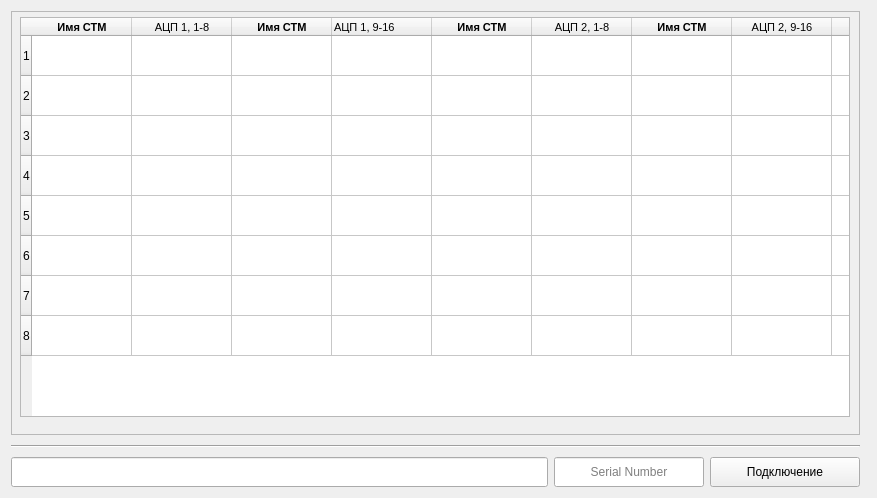
<?xml version="1.0" encoding="UTF-8"?>
<ui version="4.0">
 <class>Form</class>
 <widget class="QWidget" name="Form">
  <property name="geometry">
   <rect>
    <x>0</x>
    <y>0</y>
    <width>877</width>
    <height>498</height>
   </rect>
  </property>
  <property name="windowTitle">
   <string>Form</string>
  </property>
  <layout class="QGridLayout" name="gridLayout">
   <item row="5" column="2">
    <widget class="Line" name="line_10">
     <property name="minimumSize">
      <size>
       <width>0</width>
       <height>10</height>
      </size>
     </property>
     <property name="orientation">
      <enum>Qt::Horizontal</enum>
     </property>
    </widget>
   </item>
   <item row="6" column="0">
    <layout class="QGridLayout" name="coreGLayout">
     <property name="sizeConstraint">
      <enum>QLayout::SetMinimumSize</enum>
     </property>
     <item row="1" column="1">
      <widget class="QLineEdit" name="moduleSerialNumberLEdit">
       <property name="enabled">
        <bool>true</bool>
       </property>
       <property name="sizePolicy">
        <sizepolicy hsizetype="Minimum" vsizetype="Fixed">
         <horstretch>0</horstretch>
         <verstretch>0</verstretch>
        </sizepolicy>
       </property>
       <property name="minimumSize">
        <size>
         <width>150</width>
         <height>30</height>
        </size>
       </property>
       <property name="maximumSize">
        <size>
         <width>2000</width>
         <height>16777215</height>
        </size>
       </property>
       <property name="text">
        <string/>
       </property>
       <property name="alignment">
        <set>Qt::AlignCenter</set>
       </property>
       <property name="placeholderText">
        <string>Serial Number</string>
       </property>
      </widget>
     </item>
     <item row="1" column="2">
      <widget class="QPushButton" name="connectionPButton">
       <property name="enabled">
        <bool>true</bool>
       </property>
       <property name="minimumSize">
        <size>
         <width>150</width>
         <height>30</height>
        </size>
       </property>
       <property name="maximumSize">
        <size>
         <width>2000</width>
         <height>30</height>
        </size>
       </property>
       <property name="text">
        <string>Подключение</string>
       </property>
       <property name="flat">
        <bool>false</bool>
       </property>
      </widget>
     </item>
     <item row="1" column="0">
      <widget class="QLineEdit" name="statusLineEdit">
       <property name="minimumSize">
        <size>
         <width>0</width>
         <height>30</height>
        </size>
       </property>
      </widget>
     </item>
    </layout>
   </item>
   <item row="0" column="0">
    <widget class="QFrame" name="userFrame">
     <property name="sizePolicy">
      <sizepolicy hsizetype="Expanding" vsizetype="Expanding">
       <horstretch>0</horstretch>
       <verstretch>0</verstretch>
      </sizepolicy>
     </property>
     <property name="frameShape">
      <enum>QFrame::StyledPanel</enum>
     </property>
     <property name="frameShadow">
      <enum>QFrame::Raised</enum>
     </property>
     <layout class="QGridLayout" name="gridLayout_2">
      <property name="sizeConstraint">
       <enum>QLayout::SetMinimumSize</enum>
      </property>
      <property name="leftMargin">
       <number>5</number>
      </property>
      <property name="topMargin">
       <number>5</number>
      </property>
      <property name="rightMargin">
       <number>5</number>
      </property>
      <property name="bottomMargin">
       <number>0</number>
      </property>
      <property name="spacing">
       <number>5</number>
      </property>
      <item row="1" column="0">
       <spacer name="verticalSpacer">
        <property name="orientation">
         <enum>Qt::Vertical</enum>
        </property>
        <property name="sizeHint" stdset="0">
         <size>
          <width>20</width>
          <height>40</height>
         </size>
        </property>
       </spacer>
      </item>
      <item row="0" column="0">
       <widget class="QTableWidget" name="stmTableWidget">
        <property name="sizePolicy">
         <sizepolicy hsizetype="Expanding" vsizetype="Expanding">
          <horstretch>0</horstretch>
          <verstretch>0</verstretch>
         </sizepolicy>
        </property>
        <property name="minimumSize">
         <size>
          <width>830</width>
          <height>400</height>
         </size>
        </property>
        <property name="maximumSize">
         <size>
          <width>830</width>
          <height>400</height>
         </size>
        </property>
        <property name="lineWidth">
         <number>2</number>
        </property>
        <property name="verticalScrollBarPolicy">
         <enum>Qt::ScrollBarAlwaysOff</enum>
        </property>
        <property name="horizontalScrollBarPolicy">
         <enum>Qt::ScrollBarAlwaysOff</enum>
        </property>
        <property name="sizeAdjustPolicy">
         <enum>QAbstractScrollArea::AdjustToContents</enum>
        </property>
        <property name="selectionMode">
         <enum>QAbstractItemView::NoSelection</enum>
        </property>
        <property name="wordWrap">
         <bool>false</bool>
        </property>
        <property name="rowCount">
         <number>8</number>
        </property>
        <property name="columnCount">
         <number>12</number>
        </property>
        <attribute name="horizontalHeaderCascadingSectionResizes">
         <bool>false</bool>
        </attribute>
        <attribute name="horizontalHeaderDefaultSectionSize">
         <number>100</number>
        </attribute>
        <attribute name="horizontalHeaderMinimumSectionSize">
         <number>100</number>
        </attribute>
        <attribute name="horizontalHeaderShowSortIndicator" stdset="0">
         <bool>false</bool>
        </attribute>
        <attribute name="horizontalHeaderStretchLastSection">
         <bool>false</bool>
        </attribute>
        <attribute name="verticalHeaderDefaultSectionSize">
         <number>40</number>
        </attribute>
        <attribute name="verticalHeaderHighlightSections">
         <bool>true</bool>
        </attribute>
        <attribute name="verticalHeaderMinimumSectionSize">
         <number>40</number>
        </attribute>
        <attribute name="verticalHeaderShowSortIndicator" stdset="0">
         <bool>false</bool>
        </attribute>
        <attribute name="verticalHeaderStretchLastSection">
         <bool>false</bool>
        </attribute>
        <row/>
        <row/>
        <row/>
        <row/>
        <row/>
        <row/>
        <row/>
        <row/>
        <column>
         <property name="text">
          <string>Имя СТМ</string>
         </property>
         <property name="font">
          <font>
           <pointsize>8</pointsize>
           <weight>75</weight>
           <bold>true</bold>
          </font>
         </property>
        </column>
        <column>
         <property name="text">
          <string notr="true">АЦП 1, 1-8</string>
         </property>
         <property name="font">
          <font>
           <pointsize>8</pointsize>
          </font>
         </property>
        </column>
        <column>
         <property name="text">
          <string>Имя СТМ</string>
         </property>
         <property name="font">
          <font>
           <pointsize>8</pointsize>
           <weight>75</weight>
           <bold>true</bold>
          </font>
         </property>
        </column>
        <column>
         <property name="text">
          <string>АЦП 1, 9-16</string>
         </property>
         <property name="font">
          <font>
           <pointsize>8</pointsize>
          </font>
         </property>
         <property name="textAlignment">
          <set>AlignLeading|AlignVCenter</set>
         </property>
        </column>
        <column>
         <property name="text">
          <string>Имя СТМ</string>
         </property>
         <property name="font">
          <font>
           <pointsize>8</pointsize>
           <weight>75</weight>
           <bold>true</bold>
          </font>
         </property>
        </column>
        <column>
         <property name="text">
          <string>АЦП 2, 1-8</string>
         </property>
         <property name="font">
          <font>
           <pointsize>8</pointsize>
          </font>
         </property>
        </column>
        <column>
         <property name="text">
          <string>Имя СТМ</string>
         </property>
         <property name="font">
          <font>
           <pointsize>8</pointsize>
           <weight>75</weight>
           <bold>true</bold>
          </font>
         </property>
        </column>
        <column>
         <property name="text">
          <string>АЦП 2, 9-16</string>
         </property>
         <property name="font">
          <font>
           <pointsize>8</pointsize>
          </font>
         </property>
        </column>
        <column/>
        <column/>
        <column/>
        <column/>
       </widget>
      </item>
     </layout>
    </widget>
   </item>
   <item row="5" column="0">
    <widget class="Line" name="line">
     <property name="minimumSize">
      <size>
       <width>0</width>
       <height>10</height>
      </size>
     </property>
     <property name="orientation">
      <enum>Qt::Horizontal</enum>
     </property>
    </widget>
   </item>
  </layout>
 </widget>
 <resources/>
 <connections/>
</ui>
